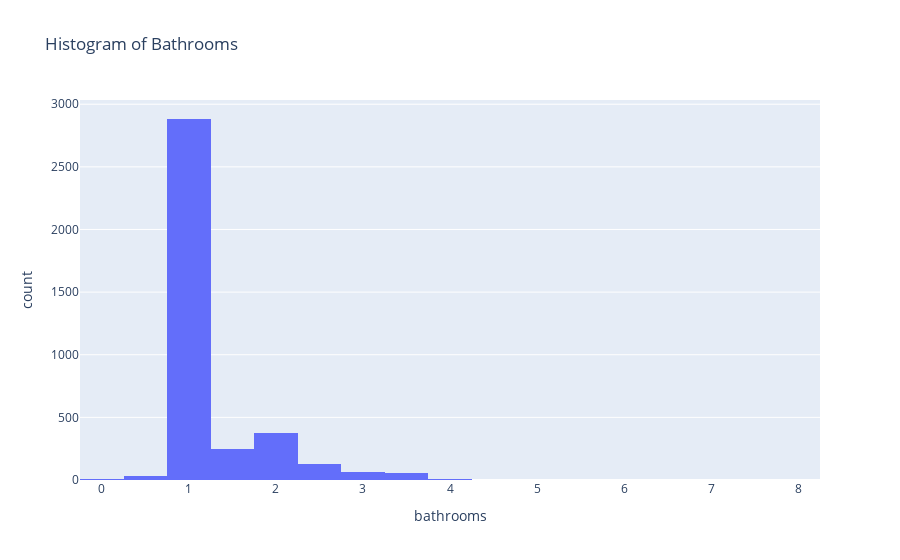

The notebook cell saved with this chart:
### Code cell
px.histogram(listings_df, 
                x="bathrooms",
                title="Histogram of Bathrooms")

### Figure 1 — Plotly figure (JSON) as saved in the notebook; plotly's stock layout.template omitted (floating-point values rounded to 4 significant figures; data arrays with more than 128 entries replaced by an {"elided": "..."} marker saying what was removed)
{"data": [{"alignmentgroup": "True", "bingroup": "x", "hovertemplate": "bathrooms=%{x}<br>count=%{y}<extra></extra>", "legendgroup": "", "marker": {"color": "#636efa"}, "name": "", "offsetgroup": "", "orientation": "v", "showlegend": false, "type": "histogram", "x": {"elided": "3818 float values"}, "xaxis": "x", "yaxis": "y"}], "layout": {"barmode": "relative", "legend": {"tracegroupgap": 0}, "title": {"text": "Histogram of Bathrooms"}, "xaxis": {"anchor": "y", "domain": [0, 1], "title": {"text": "bathrooms"}}, "yaxis": {"anchor": "x", "domain": [0, 1], "title": {"text": "count"}}}}
